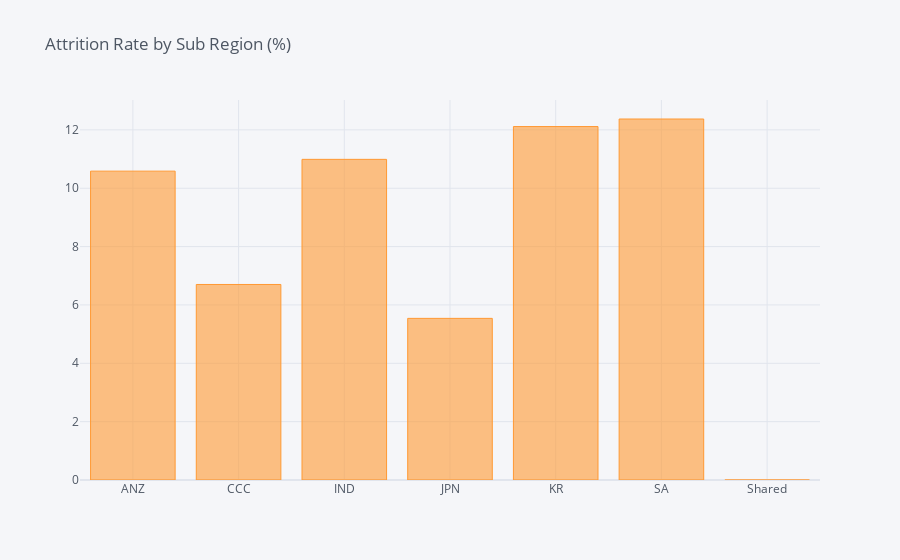

The notebook cell saved with this chart:
### Code cell
SubRegion = pd.DataFrame(columns=['SubRegion', 'Leave/ Stay'])
i=0
for field in list(agg_data['SubRegion'].unique()):
    ratio = agg_data[(agg_data['SubRegion']==field)&(agg_data['Leave/ Stay']==1)].shape[0] / agg_data[agg_data['SubRegion']==field].shape[0]
    SubRegion.loc[i] = (field, ratio*100)
    i += 1
    print("In {}, the ratio of attrition rate is {:.2f}%".format(field, ratio*100))    
SR = SubRegion.groupby(by="SubRegion").sum()
SR.iplot(kind='bar',title='Attrition Rate by Sub Region (%)')

### Figure 1 — Plotly figure (JSON) as saved in the notebook; plotly's stock layout.template omitted (floating-point values rounded to 4 significant figures)
{"data": [{"marker": {"color": "rgba(255, 153, 51, 0.6)", "line": {"color": "rgba(255, 153, 51, 1.0)", "width": 1}}, "name": "Leave/ Stay", "orientation": "v", "text": "", "type": "bar", "x": ["ANZ", "CCC", "IND", "JPN", "KR", "SA", "Shared"], "y": [10.59, 6.701, 10.99, 5.54, 12.11, 12.37, 0]}], "layout": {"legend": {"bgcolor": "#F5F6F9", "font": {"color": "#4D5663"}}, "paper_bgcolor": "#F5F6F9", "plot_bgcolor": "#F5F6F9", "title": {"font": {"color": "#4D5663"}, "text": "Attrition Rate by Sub Region (%)"}, "xaxis": {"gridcolor": "#E1E5ED", "showgrid": true, "tickfont": {"color": "#4D5663"}, "title": {"font": {"color": "#4D5663"}, "text": ""}, "zerolinecolor": "#E1E5ED"}, "yaxis": {"gridcolor": "#E1E5ED", "showgrid": true, "tickfont": {"color": "#4D5663"}, "title": {"font": {"color": "#4D5663"}, "text": ""}, "zerolinecolor": "#E1E5ED"}}}
